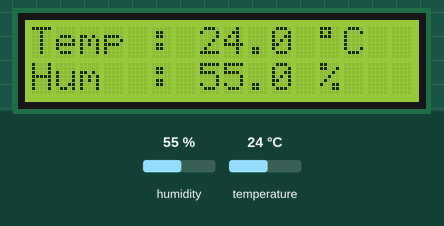
Recording of a program running on a simulated ESP32. On the bench: 16×2 character LCD. The test bench sets the inputs (shaded band); at power-on: humidity 55 %, temperature 24 °C. WiFi joins after 1.5 s; servers stay silent unless stated; no MQTT or app messages arrive unless stated; what the program prints to the serial monitor is not drawn.

Above: at 5.7 s.
5.8 s: humidity set to 22 %
At 11.8 s:
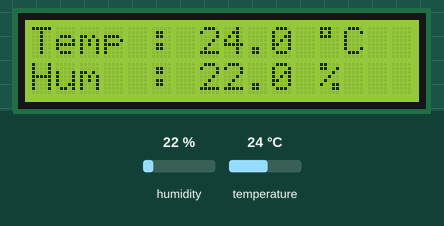
12.2 s: temperature set to 12 °C
At 16.8 s:
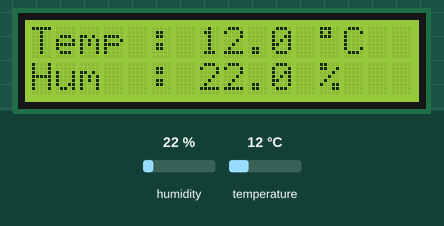
18.2 s: humidity set to 40 %
At 21.7 s:
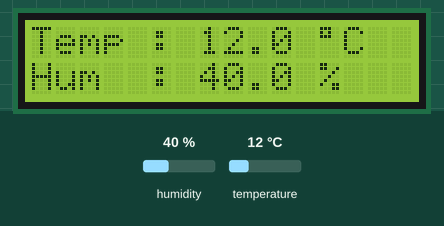
24.2 s: temperature set to 19 °C
At 26.7 s:
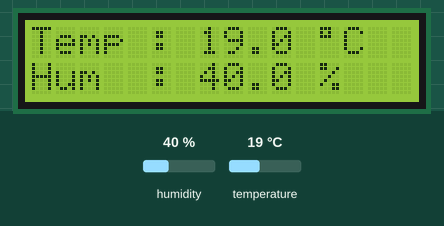
Timing chart, 0 to 28.2 s (numbered marks = the images above; inputs shaded):
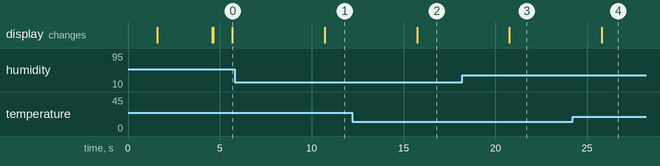

Measured:
- after the input at 5.8 s, the display: changes after 4.9 s (image 1)
- after the input at 12.2 s, the display: changes after 3.5 s (image 2)
- after the input at 18.2 s, the display: changes after 2.6 s (image 3)
- after the input at 24.2 s, the display: changes after 1.6 s (image 4)

The program:

main.cpp
```cpp
/**
 * ============================================================================
 * @file       main.cpp
 * @brief      Firmware ESP32 pour la Station Météo Connectée AeroSense
 * @project    AeroSense - Station Météo IoT
 * @details    Ce programme réalise :
 *             1. L'initialisation du matériel (Afficheur LCD 1602 et Capteur DHT11).
 *             2. La connexion au point d'accès Wi-Fi local.
 *             3. La connexion sécurisée en TLS/SSL au broker Cloud MQTT.
 *             4. La lecture périodique des mesures de température et d'humidité.
 *             5. L'encapsulation des mesures au format JSON et publication MQTT.
 *             6. L'affichage local et continu des grandeurs sur l'écran LCD.
 * ============================================================================
 */

#include <Arduino.h>
#include <DHT.h>
#include <LiquidCrystal.h>

#include <WiFi.h>
#include <WiFiClientSecure.h>
#include <PubSubClient.h>

#include "config.h"

// ============================================================================
// DÉFINITIONS MATÉRIELLES & BROCHAGE (PINOUT)
// ============================================================================

/** @brief Broche GPIO connectée à la ligne DATA du capteur DHT11 */
const int DHTPIN = 21;

/** @brief Type de capteur utilisé (DHT11, DHT22 ou DHT21) */
#define DHTTYPE DHT11

/**
 * @brief Instance du pilote pour le capteur d'ambiance DHT11
 * @param DHTPIN  GPIO 21 (Données avec résistance de pull-up)
 * @param DHTTYPE DHT11
 */
DHT dht(DHTPIN, DHTTYPE);

/**
 * @brief Configuration de l'afficheur LCD 16x2 en mode parallèle 4 bits
 * @param rs GPIO 27 (Register Select : choix commande ou donnée)
 * @param en GPIO 26 (Enable : impulsion de validation)
 * @param d4 GPIO 25 (Bus de données bit 4)
 * @param d5 GPIO 33 (Bus de données bit 5)
 * @param d6 GPIO 32 (Bus de données bit 6)
 * @param d7 GPIO 14 (Bus de données bit 7)
 */
LiquidCrystal lcd(27, 26, 25, 33, 32, 14);

// ============================================================================
// CLIENTS RÉSEAU & SÉCURITÉ TLS/MQTT
// ============================================================================

/**
 * @brief Client Wi-Fi avec support de chiffrement TLS/SSL
 * @note  Permet d'établir une liaison sécurisée avec le port MQTTS 8883.
 */
WiFiClientSecure espClient;

/**
 * @brief Gestionnaire de messages et protocole MQTT (PubSubClient)
 * @note  S'appuie sur le socket TLS fourni par espClient.
 */
PubSubClient client(espClient);

// ============================================================================
// PROTOTYPES DES FONCTIONS
// ============================================================================

/**
 * @brief Établit ou rétablit la connexion avec le broker MQTT Cloud.
 *        Boucle jusqu'à l'obtention d'une liaison active.
 */
void connectMQTT();

// ============================================================================
// INITIALISATION DU SYSTÈME (SETUP)
// ============================================================================

/**
 * @brief Initialisation des périphériques matériels et des interfaces réseau.
 *        Exécuté une seule fois à la mise sous tension ou au redémarrage.
 */
void setup()
{
  // 1. Initialisation de la communication série pour le débogage (115200 bauds)
  Serial.begin(115200);
  Serial.println("\n[AeroSense] Démarrage du système...");

  // 2. Initialisation de l'afficheur LCD (16 colonnes, 2 lignes)
  lcd.begin(16, 2);
  lcd.clear();
  lcd.setCursor(0, 0);
  lcd.print("AEROSENSE...");
  lcd.setCursor(0, 1);
  lcd.print("Initialisation");

  // 3. Initialisation du capteur DHT11
  dht.begin();
  Serial.println("[AeroSense] Capteur DHT11 initialisé.");

  // 4. Connexion au réseau Wi-Fi
  Serial.print("[AeroSense] Connexion au Wi-Fi : ");
  Serial.println(WIFI_SSID);
  WiFi.mode(WIFI_STA);
  WiFi.begin(WIFI_SSID, WIFI_PASSWORD);

  while (WiFi.status() != WL_CONNECTED)
  {
    delay(500);
    Serial.print(".");
  }
  Serial.println("\n[AeroSense] Wi-Fi connecté !");
  Serial.print("[AeroSense] Adresse IP locale : ");
  Serial.println(WiFi.localIP());

  // 5. Configuration de la couche de sécurité TLS
  // setInsecure désactive la validation stricte de la chaîne de certificats racine
  // ce qui est optimal pour les microcontrôleurs légers accédant au cloud.
  espClient.setInsecure();

  // 6. Configuration du serveur MQTT
  client.setServer(MQTT_BROKER, MQTT_PORT);
  Serial.println("[AeroSense] Configuration MQTT appliquée.");

  // 7. Message d'accueil temporaire sur l'écran LCD
  lcd.clear();
  lcd.setCursor(0, 0);
  lcd.print("AEROSENSE...");
  lcd.setCursor(0, 1);
  lcd.print("Station Prete !");
  delay(3000);
  lcd.clear();
}

// ============================================================================
// BOUCLE PRINCIPALE D'EXÉCUTION (LOOP)
// ============================================================================

/**
 * @brief Cycle principal du firmware :
 *        - Maintien du lien MQTT
 *        - Échantillonnage des données météo
 *        - Envoi télémétrique JSON
 *        - Mise à jour de l'affichage local
 */
void loop()
{
  // 1. Vérification et rétablissement de la liaison MQTT si nécessaire
  if (!client.connected())
  {
    connectMQTT();
  }
  client.loop(); // Traitement des événements réseau MQTT (keep-alive / ping)

  // 2. Acquisition des mesures physiques depuis le capteur DHT11
  float temperature = dht.readTemperature();
  float humidity = dht.readHumidity();

  // 3. Contrôle de validité des mesures reçues
  if (isnan(temperature) || isnan(humidity))
  {
    Serial.println("[AeroSense] Avertissement : Échec de lecture du capteur DHT11 !");
    lcd.setCursor(0, 0);
    lcd.print("Erreur DHT11    ");
  }
  else
  {
    // Affichage des informations sur le moniteur série
    Serial.printf("[AeroSense] Température: %.1f °C | Humidité: %.1f %%\n", temperature, humidity);

    // 4. Construction de la charge utile (Payload) au format JSON
    // Format : {"temp": 24.50, "hum": 60.00}
    String payload = "{\"temp\":" + String(temperature, 1) + ",\"hum\":" + String(humidity, 1) + "}";

    // 5. Publication de la télémétrie sur le topic MQTT configuré
    if (client.publish(MQTT_TOPIC_DATA, payload.c_str()))
    {
      Serial.println("[AeroSense] Données publiées avec succès sur MQTT.");
    }
    else
    {
      Serial.println("[AeroSense] Erreur lors de la publication MQTT.");
    }

    // 6. Mise à jour des indications sur l'afficheur LCD 1602
    // Ligne 1 : Température en °C
    lcd.setCursor(0, 0);
    lcd.print("Temp : ");
    lcd.print(temperature, 1);
    lcd.print(" \xDF" "C   "); // \xDF correspond au symbole degré '°' sur HD44780

    // Ligne 2 : Humidité relative en %
    lcd.setCursor(0, 1);
    lcd.print("Hum  : ");
    lcd.print(humidity, 1);
    lcd.print(" %    ");
  }

  // 7. Intervalle d'attente avant la prochaine mesure (5 secondes)
  delay(5000);
}

// ============================================================================
// GESTIONNAIRE DE CONNEXION MQTT
// ============================================================================

/**
 * @brief Assure la négociation de session avec le broker MQTT Cloud.
 *        Réitère la tentative toutes les 2 secondes en cas d'échec.
 */
void connectMQTT()
{
  while (!client.connected())
  {
    Serial.print("[AeroSense] Tentative de connexion au broker MQTT...");
    String clientId = "ESP32_AeroSense";

    // Tentative de connexion avec identification et mot de passe
    if (client.connect(clientId.c_str(), MQTT_USER, MQTT_PASS))
    {
      Serial.println(" Connecté !");
      lcd.setCursor(0, 1);
      lcd.print("Broker Connecte!");
      delay(1000);
      lcd.clear();
    }
    else
    {
      Serial.printf(" Échec (rc = %d). Nouvelle tentative dans 2s...\n", client.state());
      lcd.setCursor(0, 1);
      lcd.print("Attente MQTT... ");
      delay(2000);
    }
  }
}
```

config.h
```cpp
/**
 * ============================================================================
 * @file       config.h
 * @brief      Fichier de configuration réseau et MQTT pour AeroSense ESP32
 * @project    AeroSense - Station Météo IoT
 * @details    Ce fichier centralise les identifiants de connexion Wi-Fi ainsi
 *             que les paramètres d'accès au broker MQTT sécurisé (Cloud).
 *
 * @attention  Veillez à ne pas partager publiquement vos clés et mots de passe
 *             en environnement de production.
 * ============================================================================
 */

#ifndef CONFIG_H
#define CONFIG_H

// ============================================================================
// 1. CONFIGURATION DU RÉSEAU WI-FI
// ============================================================================
/** @brief SSID (Nom) du point d'accès Wi-Fi */
#define WIFI_SSID     "Topnet_12P8"

/** @brief Mot de passe du réseau Wi-Fi */
#define WIFI_PASSWORD "123456789aa"


// ============================================================================
// 2. CONFIGURATION DU BROKER MQTT CLOUD (EMQX / HiveMQ)
// ============================================================================
/** @brief Adresse d'hôte (Host URL) du broker MQTT Cloud */
#define MQTT_BROKER   "h1211a42.ala.eu-central-1.emqxsl.com"

/**
 * @brief Port d'écoute du broker MQTT
 * @note  8883 est le port standard pour les connexions chiffrées TLS/SSL (MQTTS).
 *        Pour du TCP standard non chiffré, le port est généralement 1883.
 */
#define MQTT_PORT     8883

/** @brief Nom d'utilisateur pour l'authentification MQTT */
#define MQTT_USER     "KAROUI"

/** @brief Mot de passe associé pour l'authentification MQTT */
#define MQTT_PASS     "aerosense"


// ============================================================================
// 3. SUJETS (TOPICS) MQTT
// ============================================================================
/**
 * @brief Topic de publication des données télémétriques
 * @details Format du message envoyé (JSON) :
 *          {"temp": 24.5, "hum": 60.2}
 */
#define MQTT_TOPIC_DATA "aerosense/data"

#endif // CONFIG_H
```
